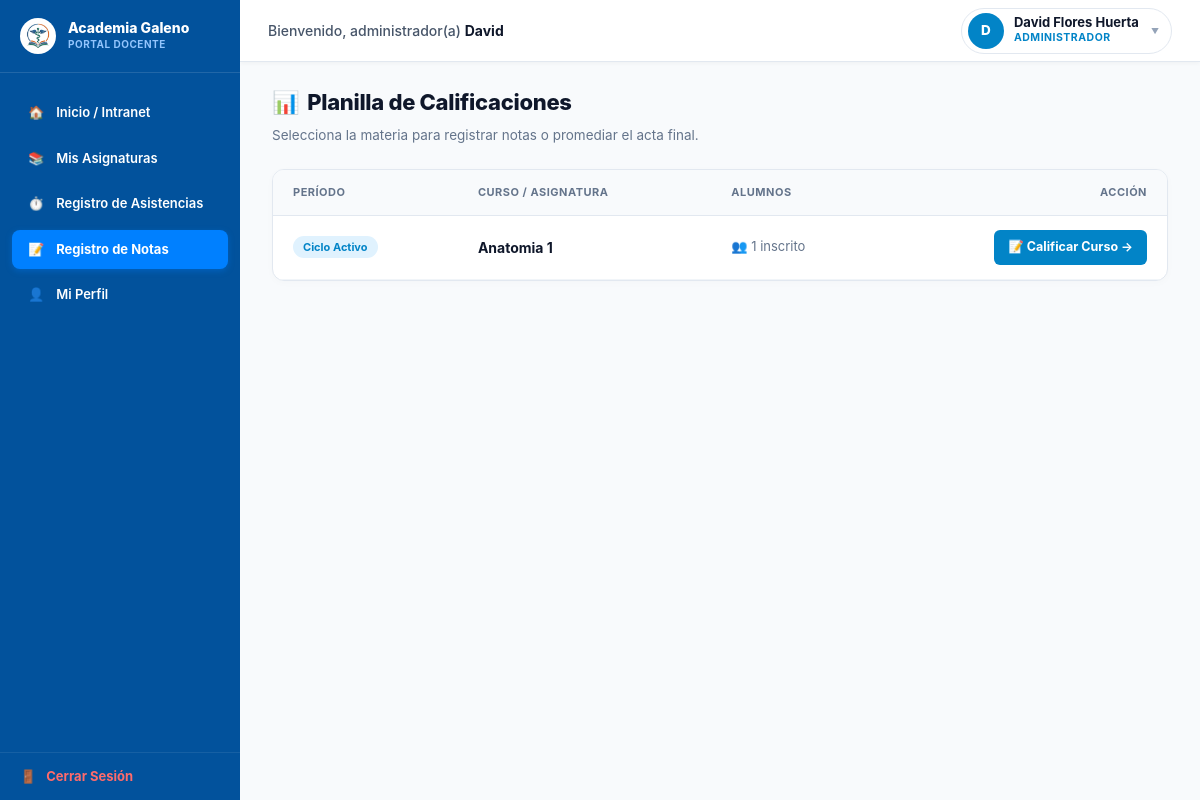
The page /docente/mis-calificaciones/ (signed in) on the database its author committed.
### academia/models.py (models this page shows, shortened)
class Curso(models.Model):
    titulo = models.CharField(max_length=200)
    descripcion = models.TextField(blank=True, null=True)
    imagen_portada = models.ImageField(upload_to='cursos_portadas/', blank=True, null=True)
    docentes = models.ManyToManyField(User, related_name='cursos_asignados', blank=True)
    periodo = models.ForeignKey(PeriodoAcademico, on_delete=models.SET_NULL, related_name='cursos', null=True, blank=True)
    estado = models.BooleanField(default=True)
    fecha_creacion = models.DateTimeField(auto_now_add=True)
    formula_evaluacion = models.CharField(
        max_length=255,
        default="(N1 + N2 + N3) / 3",
        verbose_name="Fórmula de Promedio",
        help_text="Usa las variables N1, N2, N3, N4... Ejemplo: (N1*0.2) + (N2*0.3) + (N3*0.5)"
    )
    criterios_evaluacion = models.JSONField(
        default=list,
        blank=True,
        verbose_name="Criterios y Columnas de Evaluación"
    )
    class Meta:
        verbose_name = "Curso"
        verbose_name_plural = "Cursos"
        ordering = ['-fecha_creacion']

### academia/views.py (the view)
# urls.py: path('docente/mis-calificaciones/', views.docente_mis_calificaciones, name='docente_mis_calificaciones'),
@login_required
def docente_mis_calificaciones(request):
    if not es_docente_valido(request.user):
        messages.error(request, "Acceso restringido a docentes.")
        return redirect('dashboard')
    cursos = Curso.objects.all() if (request.user.is_superuser or request.user.is_staff) else Curso.objects.filter(docentes=request.user)
    cursos_data = [
        {'curso': c, 'total_alumnos': Inscripcion.objects.filter(curso=c).count()}
        for c in cursos.select_related('periodo').distinct()
    ]
    return render(request, 'docente_mis_calificaciones.html', {'cursos_data': cursos_data})

### academia/context_processors.py (called while the page is built)
def periodo_context(request):
    periodo_activo = PeriodoAcademico.objects.filter(activo=True).first()
    return {
        'periodo_activo': periodo_activo
    }

### academia/views.py (called while the page is built)
def es_docente_valido(user):
    return user.is_authenticated and (
        user.groups.filter(name='Docentes').exists() or
        getattr(user, 'rol', None) == 'docente' or
        user.is_staff or
        user.is_superuser
    )

### academia/templates/docente_mis_calificaciones.html (shortened to what this page needs)
{% load static %}
<!DOCTYPE html>
<html lang="es">
<head>
    <link rel="stylesheet" href="{% static 'css/base.css' %}?v=3.1">
    <link rel="stylesheet" href="{% static 'css/sidebar_intranet.css' %}?v=1.0">
    <link rel="stylesheet" href="{% static 'css/panel_docente.css' %}?v=3.1">
</head>
<body>
    <div class="intranet-container">
        {% include 'componentes/sidebar_intranet.html' with seccion_activa='notas' es_docente=True %}
        <div class="content-wrapper">
            {% include 'componentes/topbar_intranet.html' with es_docente=True %}
            <main class="main-stage">
                <h2 class="page-header-title">
                    <span>📊</span> Planilla de Calificaciones
                </h2>
                <p class="page-header-subtitle">
                    Selecciona la materia para registrar notas o promediar el acta final.
                </p>
                <div
                    style="background: #ffffff; border: 1px solid #e2e8f0; border-radius: 12px; overflow: hidden; box-shadow: 0 2px 8px rgba(0,0,0,0.02);">
                    <table style="width: 100%; border-collapse: collapse; text-align: left; font-size: 13px;">
                        <thead>
                            <tr
                                style="background: #f8fafc; border-bottom: 1px solid #e2e8f0; color: #64748b; font-size: 11px; text-transform: uppercase; letter-spacing: 0.5px;">
                                <th style="padding: 14px 20px;">Período</th>
                                <th style="padding: 14px 20px;">Curso / Asignatura</th>
                                <th style="padding: 14px 20px;">Alumnos</th>
                                <th style="padding: 14px 20px; text-align: right;">Acción</th>
                            </tr>
                        </thead>
                        <tbody>
                            {% for item in cursos_data %}
                            <tr style="border-bottom: 1px solid #f1f5f9; transition: background 0.15s ease;">
                                <td style="padding: 14px 20px;">
                                    <span
                                        style="background: #e0f2fe; color: #0284c7; padding: 4px 10px; border-radius: 20px; font-weight: 700; font-size: 11px;">
                                        {{ item.curso.periodo.nombre|default:"Ciclo Activo" }}
                                    </span>
                                </td>
                                <td style="padding: 14px 20px; font-weight: 700; color: #0f172a; font-size: 14px;">
                                    {{ item.curso.titulo }}
                                </td>
                                <td style="padding: 14px 20px; color: #64748b;">
                                    👥 {{ item.total_alumnos }} inscrito{{ item.total_alumnos|pluralize }}
                                </td>
                                <td style="padding: 14px 20px; text-align: right;">
                                    <a href="{% url 'docente_calificar_curso' item.curso.id %}"
                                        style="background: #0284c7; color: #ffffff; padding: 8px 14px; border-radius: 6px; text-decoration: none; font-weight: 700; font-size: 12.5px; display: inline-flex; align-items: center; gap: 6px;">
                                        📝 Calificar Curso →
                                    </a>
                                </td>
                            </tr>
                            {% empty %}
                            <tr>
                                <td colspan="4" style="padding: 40px 20px; text-align: center; color: #94a3b8;">
                                    No tienes asignaturas activas para calificar.
                                </td>
                            </tr>
                            {% endfor %}
                        </tbody>
                    </table>
                </div>
            </main>
        </div>
    </div>
</body>
</html>

### academia/templates/componentes/topbar_intranet.html (shortened to what this page needs)
{% load static %}
<header class="top-navbar">
    <div style="display: flex; align-items: center; gap: 12px;">
        <div class="top-welcome-text">
            Bienvenido{% if request.user.is_superuser or request.user.is_staff %}, administrador(a){% elif es_docente %}, profesor(a){% else %}, estudiante{% endif %}
            <strong class="top-welcome-name">{{ request.user.first_name|default:request.user.username }}</strong>
        </div>
    </div>
    <div class="user-dropdown-container">
        <div class="user-profile-trigger" id="userProfileTrigger">
            <div class="user-avatar-circle">
                {{ request.user.first_name|first|default:request.user.username|first|upper }}
            </div>
            <div class="user-trigger-text">
                <div class="user-text-name">{{ request.user.get_full_name|default:request.user.username }}</div>
                <div class="user-text-role">
                    {% if request.user.is_superuser or request.user.is_staff %}
                        Administrador
                    {% elif es_docente %}
                        Docente Titular
                    {% else %}
                        Estudiante Regular
                    {% endif %}
                </div>
            </div>
            <span class="dropdown-arrow">▼</span>
        </div>
    </div>
</header>

### academia/static/css/base.css (style rules this page uses)
:root { --primary: #0284c7; --primary-dark: #0f172a; --primary-hover: #0369a1; --primary-active: #0080ff; --sidebar-institutional: #02529c; --bg-main: #f8fafc; --card-bg: #ffffff; --text-main: #0f172a; --text-secondary: #334155; --text-muted: #64748b; --border-color: #e2e8f0; --border-subtle: #cbd5e1; --shadow-subtle: 0 1px 3px rgba(0, 0, 0, 0.04); --shadow-card: 0 2px 8px rgba(0, 0, 0, 0.04); }
*, *::before, *::after { margin: 0; padding: 0; box-sizing: border-box; font-family: 'Inter', -apple-system, BlinkMacSystemFont, "Segoe UI", Roboto, Helvetica, Arial, sans-serif; }
html, body { width: 100%; min-height: 100vh; background-color: var(--bg-main); color: var(--text-main); line-height: 1.5; -webkit-font-smoothing: antialiased; }
.intranet-container, .intranet-layout { display: flex; min-height: 100vh; width: 100%; background-color: var(--bg-main); }
.content-wrapper, .intranet-main { flex: 1; min-width: 0; display: flex; flex-direction: column; background-color: var(--bg-main); }
.main-stage, .intranet-content { padding: 24px 32px 60px 32px; flex: 1; }
.top-navbar, .intranet-topbar { background: var(--card-bg); height: 62px; border-bottom: 1px solid var(--border-color); display: flex; align-items: center; justify-content: space-between; padding: 0 32px; position: sticky; top: 0; z-index: 40; box-shadow: var(--shadow-subtle); }
.top-welcome-text, .intranet-topbar-welcome { font-size: 13.5px; color: var(--text-muted); }
.top-welcome-text strong, .intranet-topbar-welcome strong { color: var(--text-main); font-weight: 700; }
.user-circle, .user-avatar-circle { width: 36px; height: 36px; border-radius: 50%; background: var(--primary); color: #ffffff; display: flex; align-items: center; justify-content: center; font-size: 13.5px; font-weight: 800; text-transform: uppercase; flex-shrink: 0; }
.user-text-name, .intranet-user-name { font-size: 13px; font-weight: 700; color: var(--text-main); line-height: 1.2; }
.user-text-role, .intranet-user-role { font-size: 10.5px; font-weight: 700; color: var(--primary); text-transform: uppercase; letter-spacing: 0.5px; }
.user-dropdown-container { position: relative; display: inline-block; }
.user-profile-trigger { display: flex; align-items: center; gap: 10px; background: #f8fafc; border: 1px solid var(--border-color); padding: 5px 14px 5px 6px; border-radius: 50px; cursor: pointer; transition: all 0.2s ease; user-select: none; }
.user-trigger-text { font-size: 13px; font-weight: 600; color: #1e293b; }
.dropdown-arrow { font-size: 9px; color: var(--text-muted); transition: transform 0.2s ease; }
.page-header-title { font-size: 22px; font-weight: 800; color: var(--text-main); margin: 0 0 6px 0; display: flex; align-items: center; gap: 8px; letter-spacing: -0.3px; }
.page-header-subtitle { font-size: 13.5px; color: var(--text-muted); margin: 0 0 24px 0; }
.user-profile-trigger { display: flex; align-items: center; gap: 10px; padding: 4px 12px 4px 6px; border-radius: 50px; background: #ffffff; border: 1px solid #e2e8f0; cursor: pointer; transition: all 0.2s ease; user-select: none; }
.dropdown-arrow { font-size: 8px; color: #94a3b8; margin-left: 2px; transition: transform 0.2s ease; }
.top-navbar { background: #ffffff !important; border-bottom: 1px solid #e2e8f0 !important; box-shadow: 0 2px 4px rgba(15, 23, 42, 0.03) !important; padding: 14px 28px !important; display: flex !important; justify-content: space-between !important; align-items: center !important; width: 100% !important; box-sizing: border-box !important; }
.top-welcome-text { font-size: 14px; color: #475569; font-weight: 500; }
.top-welcome-name { color: #0f172a; font-weight: 700; }

### rows shown on the page
Curso: curso.periodo.nombre "Ciclo Activo", curso.titulo "Anatomia 1", total_alumnos "1"

### other values the page prints
{{ request.user.first_name|default:request.user.username }} "David"
{{ request.user.get_full_name|default:request.user.username }} "David Flores Huerta"
